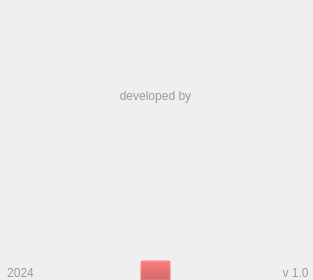
<?xml version="1.0" encoding="UTF-8"?>
<ui version="4.0">
 <class>MainWindow</class>
 <widget class="QMainWindow" name="MainWindow">
  <property name="geometry">
   <rect>
    <x>0</x>
    <y>0</y>
    <width>313</width>
    <height>280</height>
   </rect>
  </property>
  <property name="minimumSize">
   <size>
    <width>313</width>
    <height>280</height>
   </size>
  </property>
  <property name="maximumSize">
   <size>
    <width>313</width>
    <height>280</height>
   </size>
  </property>
  <property name="windowTitle">
   <string>Info</string>
  </property>
  <property name="windowIcon">
   <iconset resource="sources/ui/base.qrc">
    <normaloff>:/header/transparent bg , only logo without name.png</normaloff>:/header/transparent bg , only logo without name.png</iconset>
  </property>
  <widget class="QWidget" name="centralwidget">
   <widget class="QWidget" name="verticalLayoutWidget">
    <property name="geometry">
     <rect>
      <x>0</x>
      <y>0</y>
      <width>311</width>
      <height>211</height>
     </rect>
    </property>
    <layout class="QVBoxLayout" name="verticalLayout">
     <property name="spacing">
      <number>6</number>
     </property>
     <property name="sizeConstraint">
      <enum>QLayout::SetDefaultConstraint</enum>
     </property>
     <item>
      <widget class="QLabel" name="label">
       <property name="layoutDirection">
        <enum>Qt::RightToLeft</enum>
       </property>
       <property name="styleSheet">
        <string notr="true">color: rgb(154, 153, 150);</string>
       </property>
       <property name="text">
        <string>developed by</string>
       </property>
       <property name="alignment">
        <set>Qt::AlignBottom|Qt::AlignHCenter</set>
       </property>
      </widget>
     </item>
     <item>
      <widget class="QFrame" name="frame">
       <property name="styleSheet">
        <string notr="true">image: url(:/header/bncnv.png);
border-color: rgba(191, 64, 64, 0);
background-color: rgba(191, 64, 64, 0);</string>
       </property>
       <property name="frameShape">
        <enum>QFrame::StyledPanel</enum>
       </property>
       <property name="frameShadow">
        <enum>QFrame::Raised</enum>
       </property>
      </widget>
     </item>
    </layout>
   </widget>
   <widget class="QLabel" name="label_2">
    <property name="geometry">
     <rect>
      <x>-30</x>
      <y>260</y>
      <width>101</width>
      <height>20</height>
     </rect>
    </property>
    <property name="layoutDirection">
     <enum>Qt::RightToLeft</enum>
    </property>
    <property name="styleSheet">
     <string notr="true">color: rgb(154, 153, 150);</string>
    </property>
    <property name="text">
     <string>2024</string>
    </property>
    <property name="alignment">
     <set>Qt::AlignBottom|Qt::AlignHCenter</set>
    </property>
   </widget>
   <widget class="QLabel" name="label_3">
    <property name="geometry">
     <rect>
      <x>250</x>
      <y>260</y>
      <width>91</width>
      <height>20</height>
     </rect>
    </property>
    <property name="layoutDirection">
     <enum>Qt::RightToLeft</enum>
    </property>
    <property name="styleSheet">
     <string notr="true">color: rgb(154, 153, 150);</string>
    </property>
    <property name="text">
     <string>v 1.0</string>
    </property>
    <property name="alignment">
     <set>Qt::AlignBottom|Qt::AlignHCenter</set>
    </property>
   </widget>
   <widget class="QPushButton" name="pushButton">
    <property name="geometry">
     <rect>
      <x>140</x>
      <y>260</y>
      <width>31</width>
      <height>21</height>
     </rect>
    </property>
    <property name="styleSheet">
     <string notr="true">background-color: rgba(191, 64, 64, 0);
background-image: url(:/header/github_git_icon_145985.png);</string>
    </property>
    <property name="text">
     <string/>
    </property>
    <property name="icon">
     <iconset resource="sources/ui/base.qrc">
      <normaloff>:/header/github_git_icon_145985.png</normaloff>:/header/github_git_icon_145985.png</iconset>
    </property>
    <property name="iconSize">
     <size>
      <width>24</width>
      <height>24</height>
     </size>
    </property>
   </widget>
  </widget>
 </widget>
 <resources>
  <include location="sources/ui/base.qrc"/>
 </resources>
 <connections/>
</ui>
